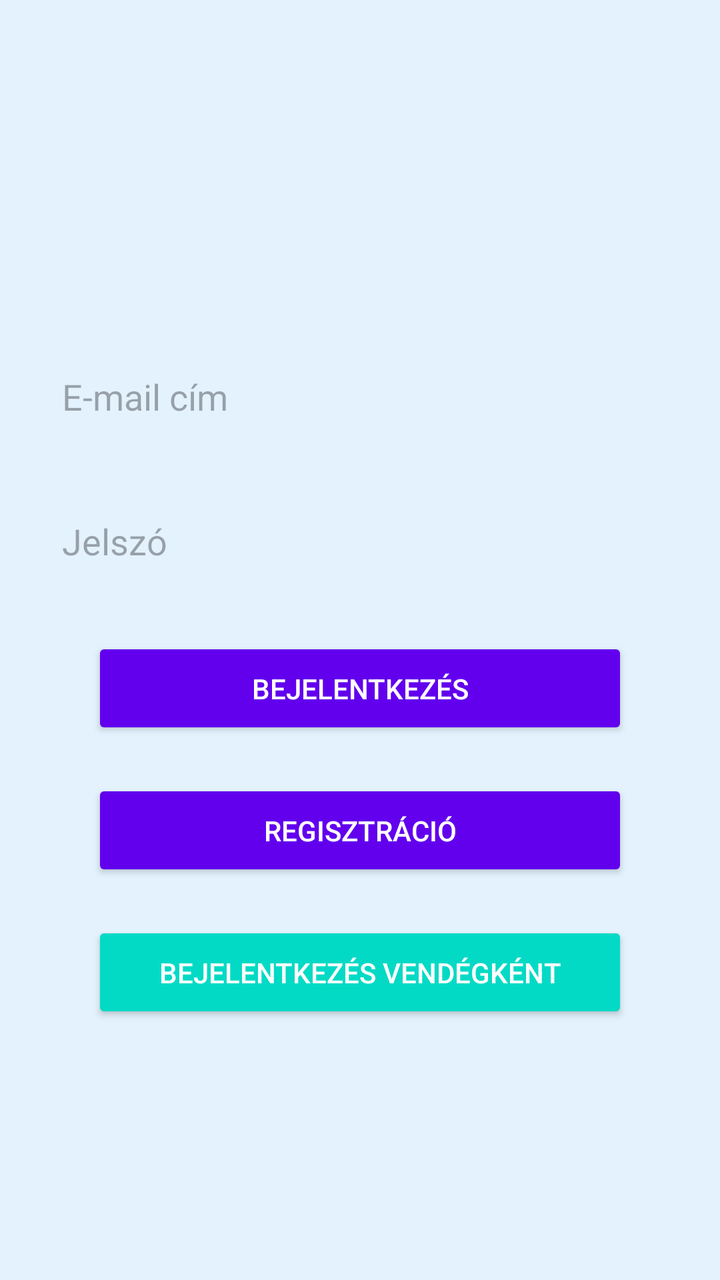
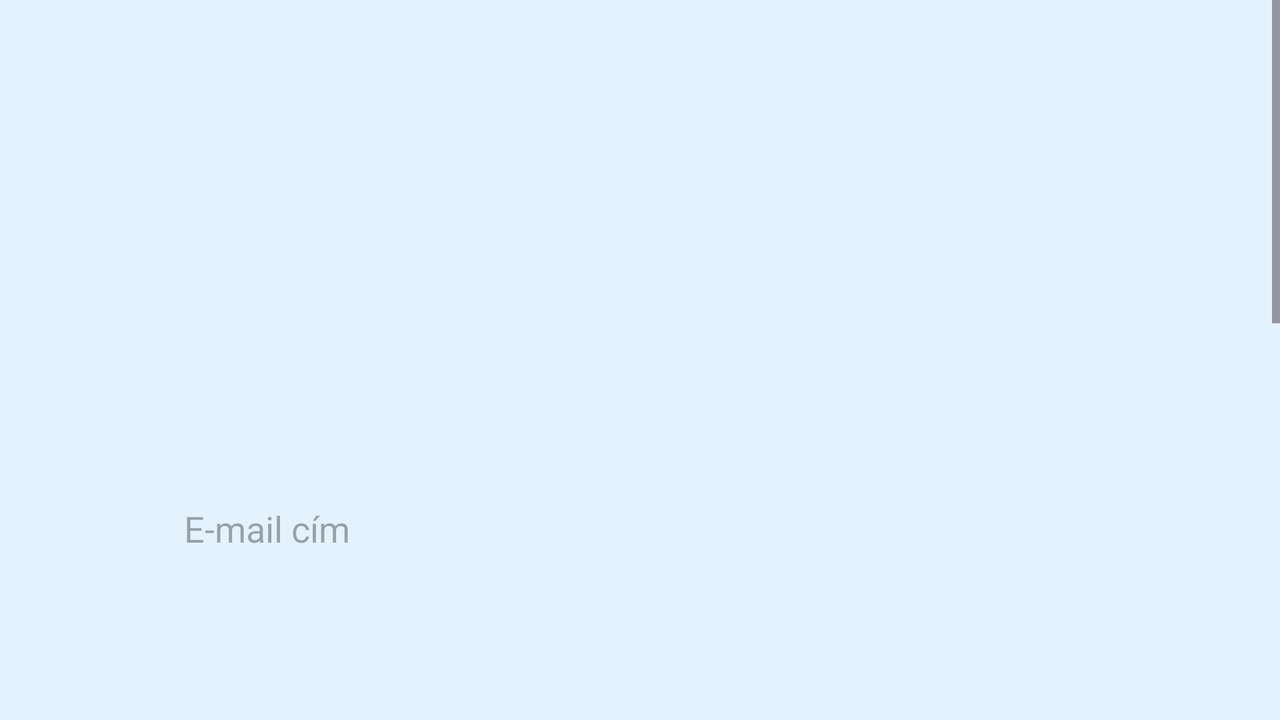

Two renders of one Android screen. The first uses the default layout on a phone; the second uses the alternative layout the repository ships for a different screen configuration, on a matching device. The two XML files are below.
<!-- AndroidManifest.xml: application theme Theme.EskuvoBolt -->
<!-- res/layout/activity_main.xml -->
<?xml version="1.0" encoding="utf-8"?>
<androidx.constraintlayout.widget.ConstraintLayout
    xmlns:android="http://schemas.android.com/apk/res/android"
    xmlns:tools="http://schemas.android.com/tools"
    xmlns:app="http://schemas.android.com/apk/res-auto"
    android:id="@+id/main"
    android:layout_width="match_parent"
    android:layout_height="match_parent"
    android:background="@color/bg_color"
    tools:context=".MainActivity">

    <ImageView
        android:layout_width="65dp"
        android:layout_height="170dp"
        android:src="@drawable/church"
        app:layout_constraintBottom_toTopOf="@+id/editTextUsername"
        app:layout_constraintEnd_toEndOf="parent"
        app:layout_constraintHorizontal_bias="0.498"
        app:layout_constraintStart_toStartOf="parent"
        app:layout_constraintTop_toTopOf="parent"
        app:layout_constraintVertical_bias="0.55" />

    <EditText
        android:id="@+id/editTextUsername"
        android:layout_width="0dp"
        android:layout_height="wrap_content"
        android:hint="@string/mail_cim"
        android:inputType="text"
        android:textColor="@android:color/black"
        android:background="@drawable/edittext_bg"
        android:padding="16dp"
        app:layout_constraintTop_toTopOf="parent"
        app:layout_constraintStart_toStartOf="parent"
        app:layout_constraintEnd_toEndOf="parent"
        app:layout_constraintHorizontal_bias="0.5"
        app:layout_constraintBottom_toTopOf="@+id/editTextPassword"
        android:layout_marginBottom="16dp"
        android:layout_marginLeft="15dp"
        android:layout_marginRight="15dp"/>

    <EditText
        android:id="@+id/editTextPassword"
        android:layout_width="0dp"
        android:layout_height="wrap_content"
        android:hint="@string/jelszo"
        android:inputType="textPassword"
        android:textColor="@android:color/black"
        android:background="@drawable/edittext_bg"
        android:padding="16dp"
        app:layout_constraintTop_toBottomOf="@+id/editTextUsername"
        app:layout_constraintStart_toStartOf="parent"
        app:layout_constraintEnd_toEndOf="parent"
        app:layout_constraintHorizontal_bias="0.5"
        app:layout_constraintBottom_toTopOf="@+id/loginButton"
        android:layout_marginBottom="32dp"
        android:layout_marginLeft="15dp"
        android:layout_marginRight="15dp"/>

    <Button
        android:id="@+id/loginButton"
        android:layout_width="0dp"
        android:layout_height="wrap_content"
        android:text="@string/bejelentkezes"
        android:onClick="login"
        android:textColor="@android:color/white"
        android:backgroundTint="@color/colorPrimary"
        android:padding="16dp"
        app:layout_constraintTop_toBottomOf="@+id/editTextPassword"
        app:layout_constraintStart_toStartOf="parent"
        app:layout_constraintEnd_toEndOf="parent"
        app:layout_constraintHorizontal_bias="0.5"
        android:layout_marginBottom="20dp"
        android:layout_marginTop="20dp"
        android:layout_marginLeft="46dp"
        android:layout_marginRight="46dp"/>

    <Button
        android:id="@+id/registerButton"
        android:layout_width="0dp"
        android:layout_height="wrap_content"
        android:text="@string/regisztracio"
        android:onClick="register"
        android:textColor="@android:color/white"
        android:backgroundTint="@color/colorPrimary"
        android:padding="16dp"
        app:layout_constraintTop_toBottomOf="@+id/loginButton"
        app:layout_constraintStart_toStartOf="parent"
        app:layout_constraintEnd_toEndOf="parent"
        app:layout_constraintHorizontal_bias="0.5"
        android:layout_marginBottom="20dp"
        android:layout_marginTop="20dp"
        android:layout_marginLeft="46dp"
        android:layout_marginRight="46dp"/>

    <Button
        android:id="@+id/guestLoginButton"
        android:layout_width="0dp"
        android:layout_height="wrap_content"
        android:text="@string/vengeg_login"
        android:onClick="loginGuest"
        android:textColor="@android:color/white"
        android:backgroundTint="@color/colorAccent"
        android:padding="16dp"
        app:layout_constraintTop_toBottomOf="@+id/registerButton"
        app:layout_constraintStart_toStartOf="parent"
        app:layout_constraintEnd_toEndOf="parent"
        app:layout_constraintHorizontal_bias="0.5"
        android:layout_marginBottom="20dp"
        android:layout_marginTop="20dp"
        android:layout_marginLeft="46dp"
        android:layout_marginRight="46dp"/>

    <Button
        android:id="@+id/buttonKeszitok"
        android:layout_width="wrap_content"
        android:layout_height="wrap_content"
        android:layout_marginTop="128dp"
        android:onClick="openKeszitok"
        android:text="@string/keszito"
        app:layout_constraintEnd_toEndOf="parent"
        app:layout_constraintStart_toStartOf="parent"
        app:layout_constraintTop_toBottomOf="@+id/guestLoginButton" />


    











</androidx.constraintlayout.widget.ConstraintLayout>
<!-- resources referenced by this layout -->
<resources>
  <color name="bg_color">#E3F2FD</color>
  <color name="colorAccent">#03DAC5</color>
  <color name="colorPrimary">#6200EE</color>
  <string name="bejelentkezes">Bejelentkezés</string>
  <string name="jelszo">Jelszó</string>
  <string name="keszito">Készítők</string>
  <string name="mail_cim">E-mail cím</string>
  <string name="regisztracio">Regisztráció</string>
  <string name="vengeg_login">Bejelentkezés vendégként</string>
  <style name="Theme.EskuvoBolt" parent="Base.Theme.EskuvoBolt" />
  <style name="Base.Theme.EskuvoBolt" parent="Theme.Material3.DayNight.NoActionBar">
          
          
      </style>
</resources>
<!-- res/layout-land/activity_main.xml (the author's variant of the layout above) -->
<!-- drawn on the phone turned sideways -->
<?xml version="1.0" encoding="utf-8"?>
<ScrollView xmlns:android="http://schemas.android.com/apk/res/android"
    xmlns:app="http://schemas.android.com/apk/res-auto"
    xmlns:tools="http://schemas.android.com/tools"
    android:id="@+id/scrollView"
    android:layout_width="match_parent"
    android:layout_height="match_parent"
    android:fillViewport="true"
    android:scrollbarStyle="insideOverlay"
    android:verticalScrollbarPosition="right"
    android:background="@color/bg_color"
    tools:context=".MainActivity">

    <androidx.constraintlayout.widget.ConstraintLayout
        android:id="@+id/main"
        android:layout_width="match_parent"
        android:layout_height="wrap_content">

        <ImageView
            android:layout_width="65dp"
            android:layout_height="170dp"
            android:src="@drawable/church"
            app:layout_constraintBottom_toTopOf="@+id/editTextUsername"
            app:layout_constraintEnd_toEndOf="parent"
            app:layout_constraintHorizontal_bias="0.498"
            app:layout_constraintStart_toStartOf="parent"
            app:layout_constraintTop_toTopOf="parent"
            app:layout_constraintVertical_bias="0.55" />

        <EditText
            android:id="@+id/editTextUsername"
            android:layout_width="0dp"
            android:layout_height="wrap_content"
            android:hint="@string/mail_cim"
            android:inputType="text"
            android:textColor="@android:color/black"
            android:background="@drawable/edittext_bg"
            android:padding="32dp"
            app:layout_constraintTop_toTopOf="parent"
            app:layout_constraintStart_toStartOf="parent"
            app:layout_constraintEnd_toEndOf="parent"
            app:layout_constraintHorizontal_bias="0.5"
            app:layout_constraintBottom_toTopOf="@+id/editTextPassword"
            android:layout_marginBottom="16dp"
            android:layout_marginTop="220dp"
            android:layout_marginLeft="60dp"
            android:layout_marginRight="60dp"/>

        <EditText
            android:id="@+id/editTextPassword"
            android:layout_width="0dp"
            android:layout_height="wrap_content"
            android:hint="@string/jelszo"
            android:inputType="textPassword"
            android:textColor="@android:color/black"
            android:background="@drawable/edittext_bg"
            android:padding="32dp"
            app:layout_constraintTop_toBottomOf="@+id/editTextUsername"
            app:layout_constraintStart_toStartOf="parent"
            app:layout_constraintEnd_toEndOf="parent"
            app:layout_constraintHorizontal_bias="0.5"
            app:layout_constraintBottom_toTopOf="@+id/loginButton"
            android:layout_marginBottom="32dp"
            android:layout_marginLeft="60dp"
            android:layout_marginRight="60dp"/>

        <Button
            android:id="@+id/loginButton"
            android:layout_width="0dp"
            android:layout_height="wrap_content"
            android:text="@string/bejelentkezes"
            android:onClick="login"
            android:textColor="@android:color/white"
            android:backgroundTint="@color/colorPrimary"
            android:padding="16dp"
            app:layout_constraintTop_toBottomOf="@+id/editTextPassword"
            app:layout_constraintStart_toStartOf="parent"
            app:layout_constraintEnd_toEndOf="parent"
            app:layout_constraintHorizontal_bias="0.5"
            android:layout_marginBottom="20dp"
            android:layout_marginTop="20dp"
            android:layout_marginLeft="160dp"
            android:layout_marginRight="160dp"/>

        <Button
            android:id="@+id/registerButton"
            android:layout_width="0dp"
            android:layout_height="wrap_content"
            android:text="@string/regisztracio"
            android:onClick="register"
            android:textColor="@android:color/white"
            android:backgroundTint="@color/colorPrimary"
            android:padding="16dp"
            app:layout_constraintTop_toBottomOf="@+id/loginButton"
            app:layout_constraintStart_toStartOf="parent"
            app:layout_constraintEnd_toEndOf="parent"
            app:layout_constraintHorizontal_bias="0.5"
            android:layout_marginBottom="20dp"
            android:layout_marginTop="20dp"
            android:layout_marginLeft="160dp"
            android:layout_marginRight="160dp"/>

        <Button
            android:id="@+id/guestLoginButton"
            android:layout_width="0dp"
            android:layout_height="wrap_content"
            android:text="@string/vengeg_login"
            android:onClick="loginGuest"
            android:textColor="@android:color/white"
            android:backgroundTint="@color/colorAccent"
            android:padding="16dp"
            app:layout_constraintTop_toBottomOf="@+id/registerButton"
            app:layout_constraintStart_toStartOf="parent"
            app:layout_constraintEnd_toEndOf="parent"
            app:layout_constraintHorizontal_bias="0.5"
            android:layout_marginBottom="20dp"
            android:layout_marginTop="20dp"
            android:layout_marginLeft="160dp"
            android:layout_marginRight="160dp"/>

        <Button
            android:id="@+id/buttonKeszitok"
            android:layout_width="wrap_content"
            android:layout_height="wrap_content"
            android:layout_marginTop="128dp"
            android:onClick="openKeszitok"
            android:text="@string/keszito"
            app:layout_constraintEnd_toEndOf="parent"
            app:layout_constraintStart_toStartOf="parent"
            app:layout_constraintTop_toBottomOf="@+id/guestLoginButton" />

    </androidx.constraintlayout.widget.ConstraintLayout>
</ScrollView>
